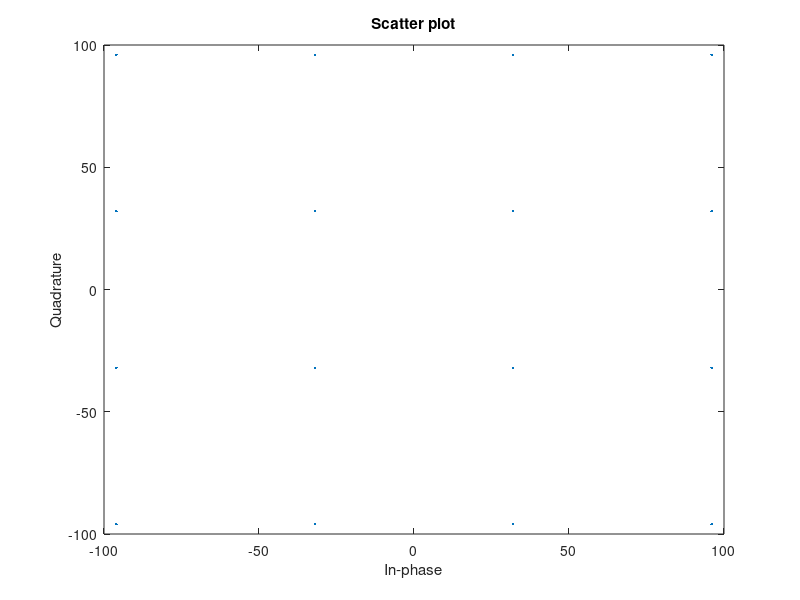

MATLAB code for this plot: (Note: this script raises an error after producing the figure.)
% qam_matlab_example.m
% the purpose of this file is to create noisy M-QAM I and Q signals in an
% array of 8-bit signed integers to be used for testing 
% the qam_demapper verilog program.
% Created 4/24/22 by Zach Martin

close all;
clear all;

M = 16;                         % The verilog project uses 16-qam
num_symbols = 10000;
filename = "matlab_test_data.txt";
SNR = 3;                       % signal to noise ratio for awgn
x = randi([0 M-1],[1 num_symbols]);    % Create array of random test values
txSig = qammod(x, M);           % Modulate with given inputs
scatterplot(txSig*32)           % show "clean" constellation diagram
rxSig = int8(awgn(txSig,SNR)*32);% Add gaussian noise to signal
scatterplot(rxSig);             % Show "noisy" signal

% Convert signals into hex for test file
I = real(rxSig);
Q = imag(rxSig);

I_hex = dec2hex(I,2);
Q_hex = dec2hex(Q, 2);
Out_hex = dec2hex(x, 2);

% Write signals to text file
file = fopen(filename, 'w');

fprintf(file, "// matlab_test_data.txt. \n// This file is automatically generated from a Matlab script");
fprintf(file, "\n// The data in this file represents noisy 8-bit signed 16qam demodulation");
fprintf(file, "\n// Generated on: ");
fprintf(file, char(datetime()));
fprintf(file, "\n\n//(int8)I_(int8)Q_(uint8)Output\n");

for i = 1:num_symbols
    fprintf(file, I_hex(i, 1:2));
    fprintf(file, "_");
    fprintf(file, Q_hex(i, 1:2));
    fprintf(file, "_");
    fprintf(file, Out_hex(i, 1:2));
    fprintf(file, "\n");
end

fclose(file);
fprintf("\nOperation complete, test file is written to ");
fprintf(filename);
fprintf("\n\n");